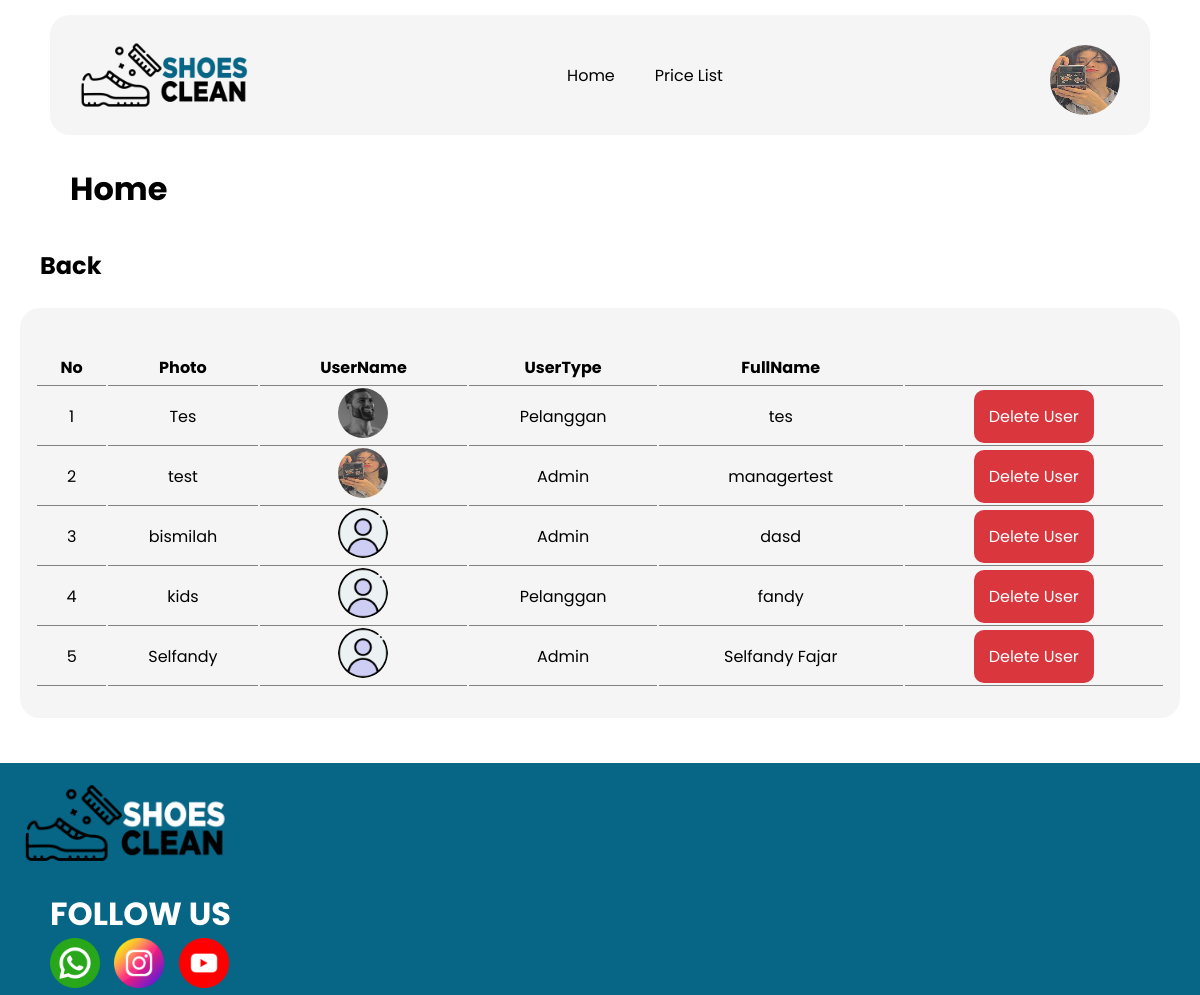
The page /read_user.php (signed in) on the database as committed earlier.
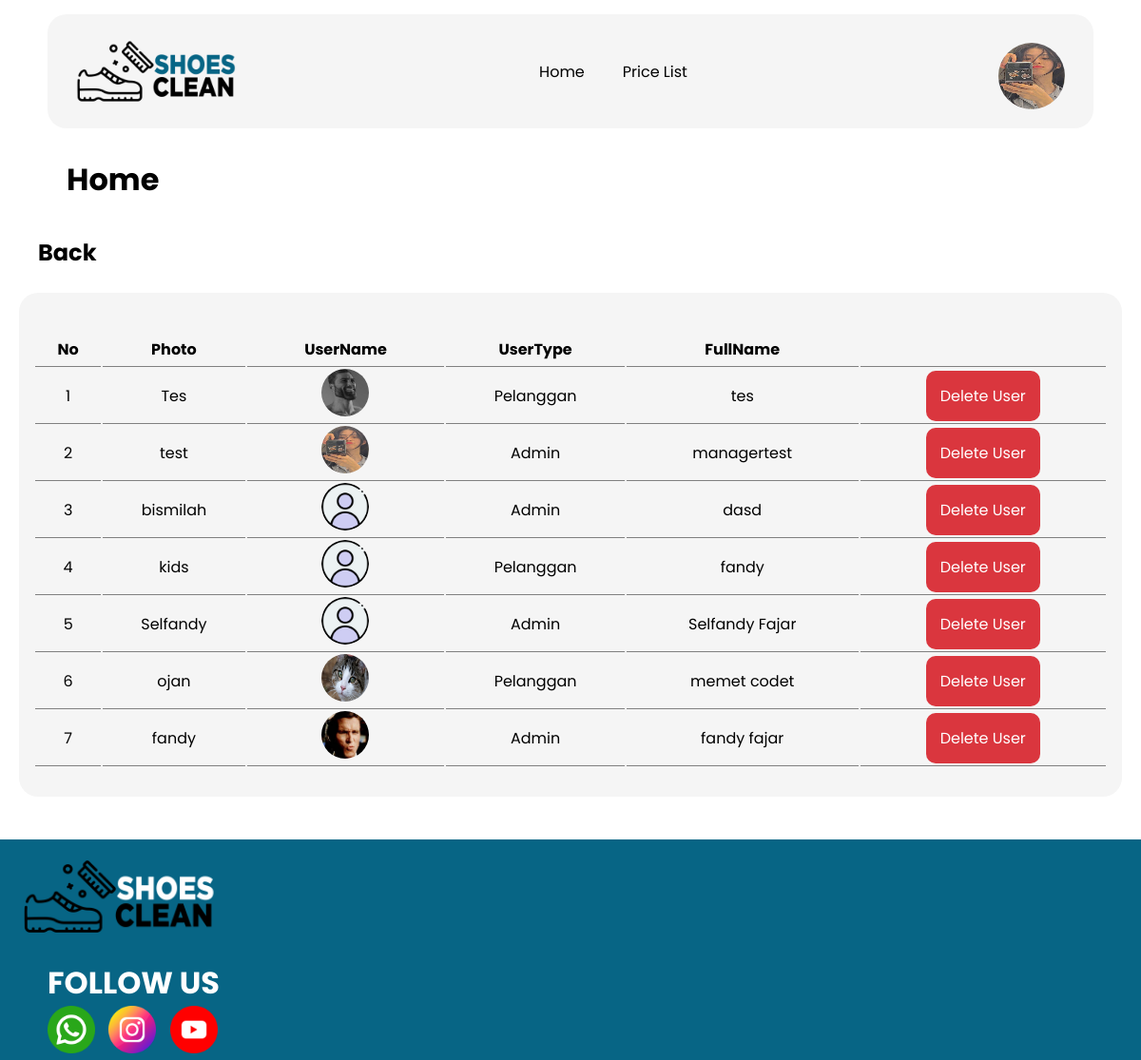
The same page on the database as committed later.
### tables this page shows
CREATE TABLE `user` (
  `userid` int(50) NOT NULL,
  `username` varchar(100) NOT NULL,
  `password_user` varchar(255) NOT NULL,
  `usertype` varchar(50) NOT NULL,
  `fullname` varchar(100) NOT NULL,
  `userphoto` varchar(225) NOT NULL DEFAULT 'default.png'
);

### read_user.php (the view, shortened to what this page needs)
<!DOCTYPE html>
<html lang="en">
<head>
    <link rel="stylesheet" href="css/style.css">
</head>
<body>
    <div class="container">
        <div class="header">
            <div class="navbar">
                    <img class="logo" src="assets/logo.png">
                    <ul>
                        <li class="list"><a href="index.php">Home</a></li>
                        <li class="list"><a href="pricelist.php">Price List</a></li>
                    </ul>
                    <?php
                    include "connection.php";
                    $query = "SELECT * FROM user WHERE userid= '$_SESSION[userid]'";
                    $user = mysqli_query($db_connection, $query);
                    $data = mysqli_fetch_assoc($user);
                    ?>
                    <a href="change_photo.php">
                        <img class="profile" src="upload/user/<?= $data['userphoto']; ?>">
                    </a>
            </div>
        </div>
        <div class="content">
            <h1 class="title">Home</h1>
            <br>
        <?php if ($_SESSION['usertype'] == 'Admin') { ?>
        <div class="container-card-c">
        <h2 class="title-back"><a href="index.php">Back</a></h2>
        <br>
        <table class="table-content" >
                <tr>
                    <th>No</th>
                    <th>Photo</th>
                    <th>UserName</th>
                    <th>UserType</th>
                    <th>FullName</th>
                    <th colspan="1"></th>
                </tr>
                <?php
                    include "connection.php";
                    $query = "SELECT * FROM user";
                    $pets = mysqli_query($db_connection, $query);
                    $i=1;
                    foreach ($pets as $data) :
                    ?>
                <tr>
                    <td><?php echo $i++; ?></td>
                    <td><?php echo $data['username']; ?></td>
                    <td>
                        <img src="upload/user/<?php echo $data['userphoto']; ?>" width="50" height="50" style="border-radius: 50%;"><br>
                    </td>
                    <td><?php echo $data['usertype']; ?></td>
                    <td><?php echo $data['fullname']; ?></td>
                    <td><p><a href="delete_user.php?id=<?=$data['userid']?>"onclick= "return confirm('Are you sure?')" class="btn-del">Delete User</a></p></td>
                </tr>
                <?php endforeach; ?>
            </table>
            </div>
            <?php } ?>
        <br>
        </div>
    </div>
    <footer>
            <img class="logo-footer" src="assets/logo2.png">
        <div class="follow">
            <h1>FOLLOW US</h1>
            <div class="sosmed">
                <img src="assets/whatsapp (1).png" class="img-footer">
                <img src="assets/instagram.png" class="img-footer">
                <img src="assets/youtube (1).png" class="img-footer">
            </div>
        </div>
    </footer>
</body>
</html>

Rows that differ between the two databases and show on the page:
added user: username "ojan", userphoto (picture), usertype "Pelanggan", fullname "memet codet"
added user: username "fandy", userphoto (picture), usertype "Admin", fullname "fandy fajar"
